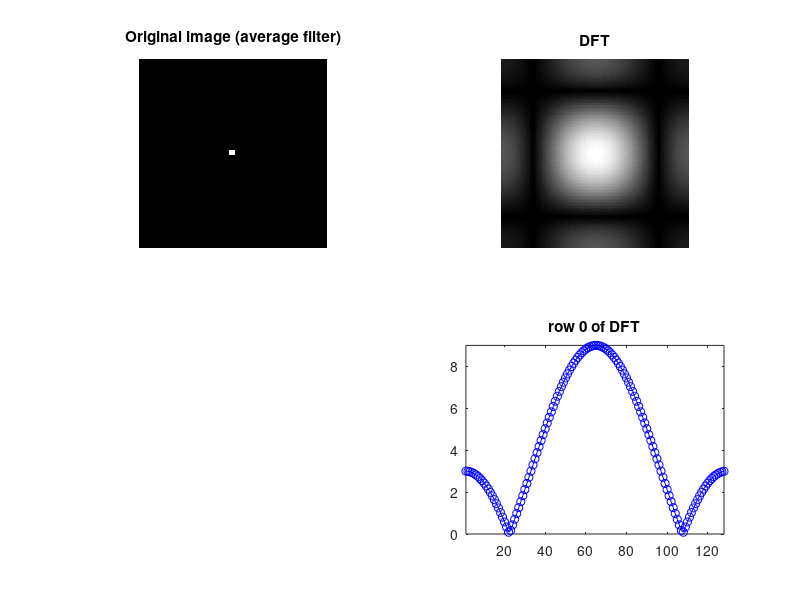
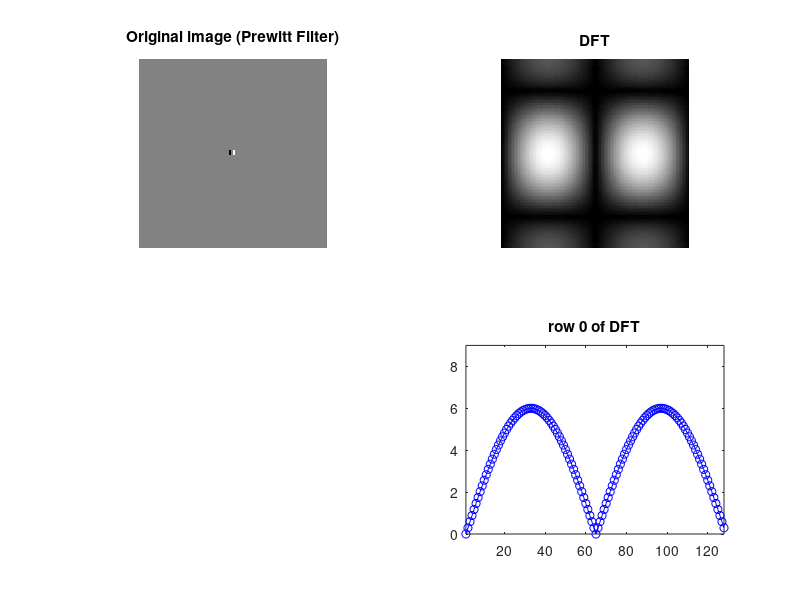
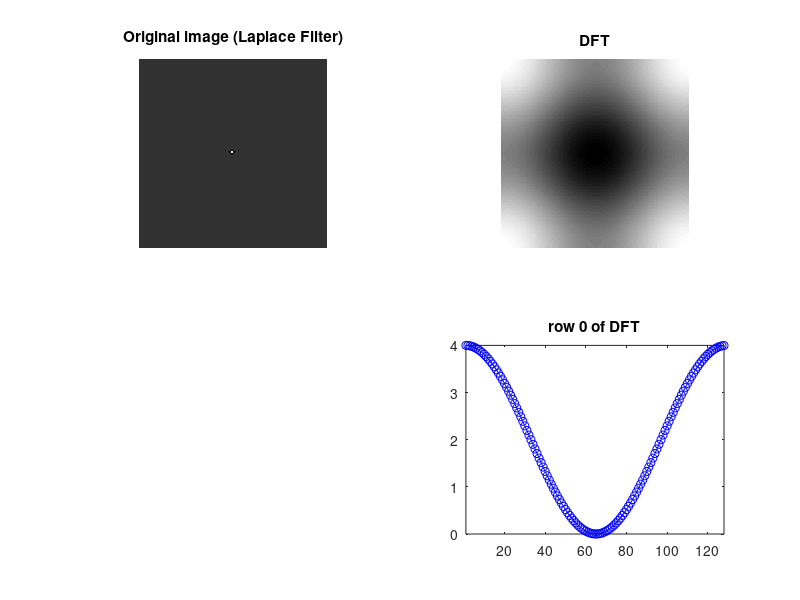

The MATLAB script that drew these images, in order:
clear 'all';
close 'all';

%set size of fft to be power of 2
SizeFFT = 128;

%create image with filter coefficients
Image = zeros(100, 100);
%defines the size of the filter
Size = 1;
%smoothing filter
Image(50-Size:50+Size,50-Size:50+Size) = 1;

%prewitt filter
Prew = [-1 -1 -1; 0 0 0; 1 1 1]';
ImagePrew = zeros(100, 100);
ImagePrew(49:51,49:51) = Prew(:,:);

%laplace filter
Lap = [0 -1 0; -1 4 -1; 0 -1 0];
ImageLap = zeros(100, 100);
ImageLap(49:51,49:51) = Lap(:,:);

%do the ffts
Image_FFT = fft2(Image, SizeFFT, SizeFFT);
ImagePrew_FFT = fft2(ImagePrew, SizeFFT, SizeFFT);
ImageLap_FFT = fft2(ImageLap, SizeFFT, SizeFFT);

%plot everything
figure(1);
subplot(2,2,1);
imshow(Image, []);
title('Original image (average filter)');
subplot(2,2,2);
MaxVal = Image_FFT(1);
imshow(abs(fftshift(Image_FFT)),[0 MaxVal]);
title('DFT');
subplot(2,2,4);
plot((abs(fftshift(Image_FFT(1,:)))),'bo-');
title('row 0 of DFT');
axis([1 SizeFFT  0 MaxVal]);

figure(2)
subplot(2,2,1);
imshow(ImagePrew, []);
title('Original image (Prewitt Filter)');
subplot(2,2,2);
imshow(abs(fftshift(ImagePrew_FFT)),[]);
title('DFT');
subplot(2,2,4);
plot((abs(fftshift(ImagePrew_FFT(1,:)))),'bo-');
title('row 0 of DFT');
axis([1 SizeFFT  0 MaxVal]);

figure(3)
subplot(2,2,1);
imshow(ImageLap, []);
title('Original image (Laplace Filter)');
subplot(2,2,2);
imshow(abs(fftshift(ImageLap_FFT)),[]);
title('DFT');
subplot(2,2,4);
plot((abs(fftshift(ImageLap_FFT(1,:)))),'bo-');
title('row 0 of DFT');
axis([1 SizeFFT  0 4]);
